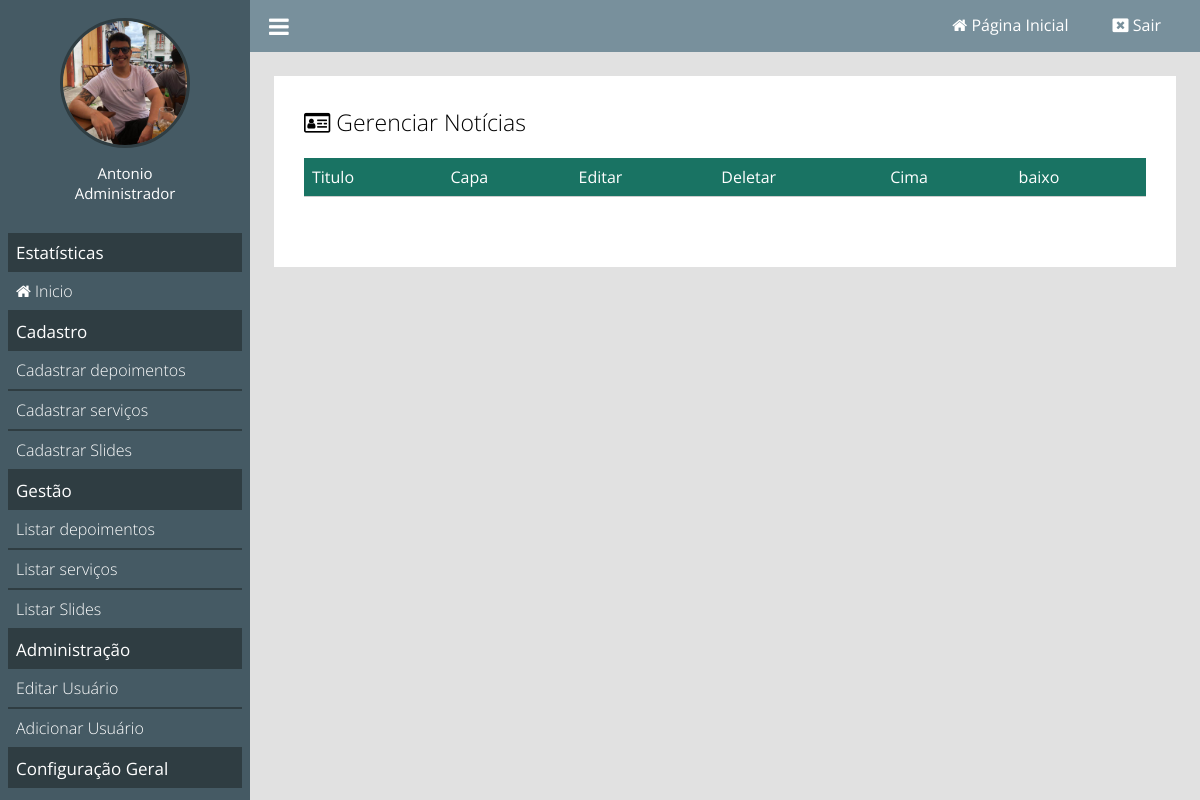
The app's page /painel/gerenciar-noticias (signed in), older data.
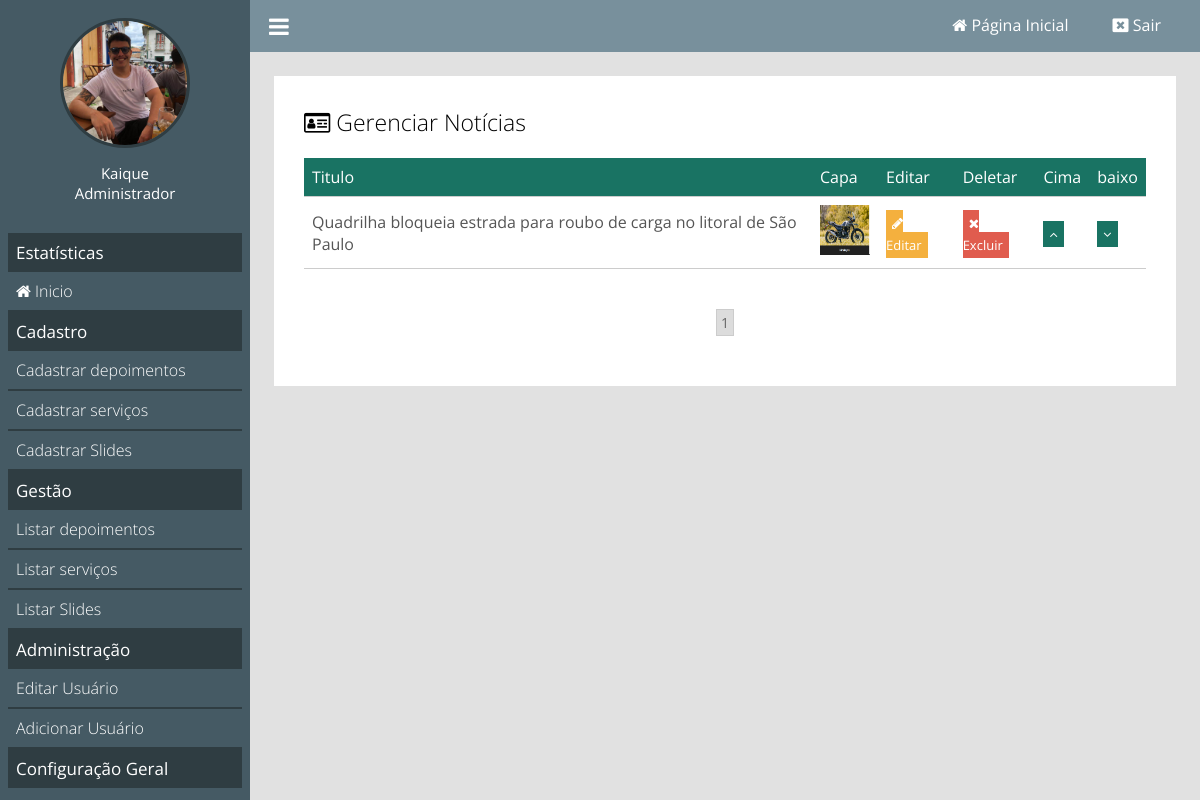
The same page, newer data.
### classes/MySql.php (called while the page is built)
<?php
	class MySql	{
		private static $pdo;
		public static function conectar(){
			if(self::$pdo == null){
				try{
					self::$pdo = new PDO('mysql:host='.HOST.';dbname='.DATABASE, USER, PASSWORD, array(PDO::MYSQL_ATTR_INIT_COMMAND => "SET NAMES utf8"));
					self::$pdo->setAttribute(PDO::ATTR_ERRMODE, PDO::ERRMODE_EXCEPTION);
				} catch(Exception $e){
					echo '<div class="box-erro">Erro ao se conectar</div>';
				}
			}
			return self::$pdo;
		}
	}
?>

### painel/pages/gerenciar-noticias.php (the view, shortened to what the changed rows need)
<?php
	$paginaAtual = isset($_GET['pagina']) ? (int)$_GET['pagina'] : 1;
	$porPagina = 5;
	$slides = Painel::selectAll('tb_site.noticias',($paginaAtual - 1) * $porPagina,$porPagina);
?>
<div class="box-content">
	<h2><i class="fa fa-id-card-o"></i> Gerenciar Notícias</h2>
	<div class="wraper-table">
	<table>
		<tr>
			<td>Titulo</td>
			<td>Capa</td>
			<td>Editar</td>
			<td>Deletar</td>
			<td>Cima</td>
			<td>baixo</td>
		</tr>
		<?php
			foreach ($slides as $key => $value) {
		?>
			<tr>
				<td><?php echo $value['titulo'];?></td>
				<td><img style="width: 50px; height: 50px;" src="<?php echo INCLUDE_PATH_PAINEL?>uploads/<?php echo $value['capa'];?>"></td>
				<td><a class="btn edit" href="<?php echo INCLUDE_PATH_PAINEL?>editar-noticias?id=<?php echo $value['id'];?>"><i class="fa fa-pencil"></i> Editar</a></td>
				<td><a actionBtn="delete" class="btn delete" href="<?php echo INCLUDE_PATH_PAINEL ?>gerenciar-noticias?excluir=<?php echo $value['id']; ?>"><i class="fa fa-times"></i> Excluir</a></td>
				<td><a class="btn order" href="<?php echo INCLUDE_PATH_PAINEL ?>gerenciar-noticias?order=up&id=<?php echo $value['id'] ?>"><i class="fa fa-angle-up"></i></a></td>
				<td><a class="btn order" href="<?php echo INCLUDE_PATH_PAINEL ?>gerenciar-noticias?order=down&id=<?php echo $value['id'] ?>"><i class="fa fa-angle-down"></i></a></td>
			</tr>
		<?php }?>
	</table>
	</div>
	<div class="paginacao">
		<?php
			$totalPaginas = ceil(count(Painel::selectAll('tb_site.noticias')) / $porPagina);
			for($i = 1; $i <= $totalPaginas; $i++){
				if($i == $paginaAtual)
					echo '<a class="page-selected" href="'.INCLUDE_PATH_PAINEL.'gerenciar-noticias?pagina='.$i.'">'.$i.'</a>';
				else
					echo '<a href="'.INCLUDE_PATH_PAINEL.'gerenciar-noticias?pagina='.$i.'">'.$i.'</a>';
			}
		?>
	</div>
</div>

### painel/main.php (shortened to what the changed rows need)
<!DOCTYPE html>
<html>
    <head>
        <link href="<?php echo INCLUDE_PATH_PAINEL; ?>css/style.css" rel="stylesheet" />
        <link rel="stylesheet" href="https://cdnjs.cloudflare.com/ajax/libs/font-awesome/4.7.0/css/font-awesome.min.css">
    </head>
    <body>
    <div class="menu">
        <div class="menu-wraper">
            <div class="box-usuario">
                <?php
                    if($_SESSION['img'] == ''){
                ?>
                    <div class="avatar-usuario">
                        <i class="fa fa-user"></i>
                    </div>
                    <?php } else{ ?>
                        <div class="imagem-usuario">
                            <img src="<?php echo INCLUDE_PATH_PAINEL ?>uploads/<?php echo $_SESSION['img']; ?>" >
                        </div>
                    <?php }?>
                <div class="nome-usuario">
                    <p><?php echo $_SESSION['nome'];?></p>
                    <p><?php echo pegaCargo($_SESSION['cargo']);?></p>
                </div>
                <div class="items-menu">
                    <h2>Estatísticas</h2>
                    <a <?php selecionadoMenu(''); ?> href="<?php echo INCLUDE_PATH_PAINEL?>"><i class="fa fa-home"></i> Inicio</a>
                    <h2>Cadastro</h2>
                    <a <?php selecionadoMenu('cadastrar-depoimento'); ?>href="<?php echo INCLUDE_PATH_PAINEL ?>cadastrar-depoimento">Cadastrar depoimentos</a>
                    <a <?php selecionadoMenu('cadastrar-servico'); ?>href="<?php echo INCLUDE_PATH_PAINEL ?>cadastrar-servico">Cadastrar serviços</a>
                    <a <?php selecionadoMenu('cadastrar-slide'); ?>href="<?php echo INCLUDE_PATH_PAINEL ?>cadastrar-slide">Cadastrar Slides</a>
                    <h2>Gestão</h2>
                    <a <?php selecionadoMenu('listar-depoimento'); ?>href="<?php echo INCLUDE_PATH_PAINEL ?>listar-depoimento">Listar depoimentos</a>
                    <a <?php selecionadoMenu('listar-servico'); ?>href="<?php echo INCLUDE_PATH_PAINEL ?>listar-servico">Listar serviços</a>
                    <a <?php selecionadoMenu('listar-slide'); ?>href="<?php echo INCLUDE_PATH_PAINEL ?>listar-slide">Listar Slides</a>
                    <h2>Administração</h2>
                    <a <?php selecionadoMenu('editar-usuario'); ?>href="<?php echo INCLUDE_PATH_PAINEL ?>editar-usuario">Editar Usuário</a>
                    <a <?php selecionadoMenu('adicionar-usuario'); ?> <?php verificaPermissaoMenu(2); ?> href="<?php echo INCLUDE_PATH_PAINEL ?>adicionar-usuario">Adicionar Usuário</a>
                    <h2>Configuração Geral</h2>
                    <a <?php selecionadoMenu('editar-site'); ?>href="<?php echo INCLUDE_PATH_PAINEL ?>editar-site">Editar</a>
                </div>
            </div>
        </div>
    </div>
        <header>
            <div class="center">
                <div class="menu-btn">
                    <i class="fa fa-bars"></i>
                </div>
                <div class="loggout">
                    <a  <?php if(@$_GET['url'] ==''){ ?> style="background: #60727a; padding: 15px;" <?php } ?> href="<?php echo INCLUDE_PATH_PAINEL?>"><i class="fa fa-home"></i> Página Inicial</a>
                    <a href="<?php echo INCLUDE_PATH_PAINEL?>?loggout"><i class="fa fa-window-close"></i> <span>Sair </span></a>
                </div>
            </div>
        </header>
        <div class="content">
        <?php Painel::carregarPagina();?>
        </div>
    </body>
</html>

Row changes from the older to the newer data that the page shows:
added tb_site.noticias: titulo "Quadrilha bloqueia estrada para roubo de carga no litoral de São Paulo", capa (picture)
Text that changed along with them:
$_SESSION['nome']: "Antonio" → "Kaique"
new list line: "1"
